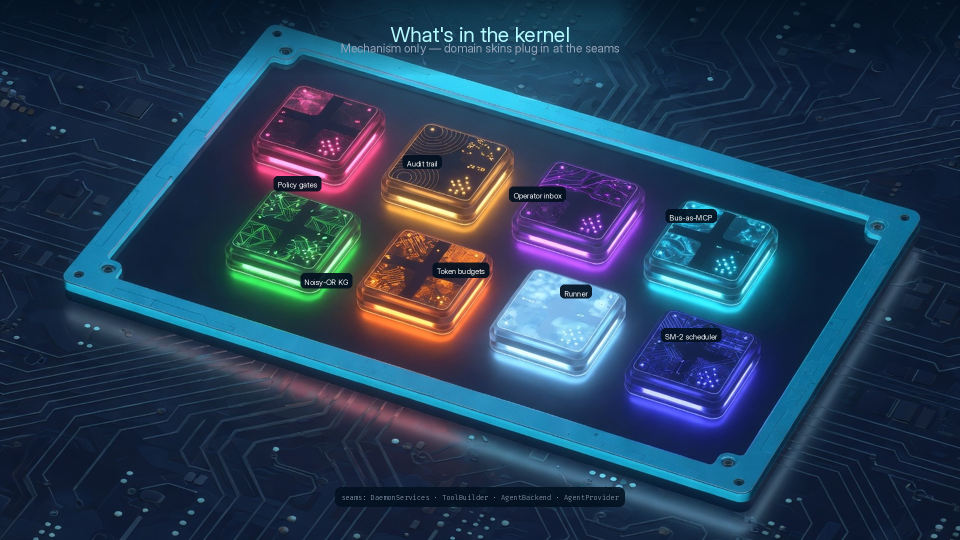
#> input picture imgs/kernel-components.png, 1920 x 1080 px, given in place of 3.jpg, which was not available (shown at 1/2 size)
$ python _gen_all.py
#> lines starting #> are read from the running program, lines starting #| are printed output that depends on the picture; pictures that were not available may be replaced by others from this repository, and a replacement may not be noted
#!/usr/bin/env python3
"""Generate high-def README assets for salient-core.

Atmospheric bases come from Imagine; text and diagrams are code-rendered so
labels stay exact and match the README (control ladder, 31 tools, etc.).
"""
from __future__ import annotations

from pathlib import Path

from PIL import Image, ImageDraw, ImageFilter, ImageFont

ROOT = Path(__file__).resolve().parent
SESS = Path(
    "/home/jon/.grok/sessions/"
    "%2Fhome%2Fjon%2Fdata%2FProjects%2Fsalient-core-public/"
    "019fae5c-458a-7af1-81bb-a6685805beb8/images"
)

# Prefer Inter VF from the design system; fall back to Noto.
INTER = Path(
    "/home/jon/.claude/skills/salient-tutor-design/assets/fonts/Inter-VF.ttf"
)
FIRA = Path(
    "/home/jon/.claude/skills/salient-tutor-design/assets/fonts/FiraCode-VF.ttf"
)
NOTO_BOLD = "/usr/share/fonts/noto/NotoSans-Bold.ttf"
NOTO_REG = "/usr/share/fonts/noto/NotoSans-Regular.ttf"
NOTO_MED = "/usr/share/fonts/noto/NotoSans-Medium.ttf"
NOTO_MONO = "/usr/share/fonts/noto/NotoSansMono-Regular.ttf"

# Palette — navy + cyan bus glow (matches brand of the hero art)
NAVY_BG = (2, 16, 31)
NAVY_PANEL = (8, 28, 48)
NAVY_CARD = (12, 36, 58)
NAVY_SOFT = (18, 42, 68)
NAVY_LINE = (10, 32, 52)
CYAN = (68, 245, 255)
CYAN_BRIGHT = (180, 250, 255)
CYAN_DIM = (40, 120, 140)
CYAN_DEEP = (24, 60, 88)
SLATE_200 = (226, 232, 240)
SLATE_300 = (203, 213, 225)
SLATE_400 = (148, 163, 184)
SLATE_500 = (100, 116, 139)
WHITE = (255, 255, 255)
EMERALD = (52, 211, 153)
EMERALD_DIM = (16, 120, 90)
AMBER = (251, 191, 36)
ROSE = (251, 113, 133)
VIOLET = (167, 139, 250)
ORANGE = (251, 146, 60)
SKY = (56, 189, 248)
INDIGO = (129, 140, 248)

SCALE = 2  # 2× retina diagrams
W0 = 1100  # logical width; actual = W0 * SCALE


def font(kind: str, size: int) -> ImageFont.FreeTypeFont:
    """Load a face. kind: bold|reg|med|mono."""
    size = max(1, int(size * SCALE))
    if kind == "mono":
        path = str(FIRA) if FIRA.exists() else NOTO_MONO
        try:
            return ImageFont.truetype(path, size)
        except OSError:
            return ImageFont.truetype(NOTO_MONO, size)
    if INTER.exists():
        # Inter VF: weight via variation if available
        f = ImageFont.truetype(str(INTER), size)
        weight = {"bold": 700, "med": 550, "reg": 400}.get(kind, 400)
        try:
            f.set_variation_by_axes([weight])
        except Exception:
            pass
        return f
    path = {"bold": NOTO_BOLD, "med": NOTO_MED, "reg": NOTO_REG}[kind]
    return ImageFont.truetype(path, size)


def tw(draw: ImageDraw.ImageDraw, text: str, f: ImageFont.FreeTypeFont) -> int:
    b = draw.textbbox((0, 0), text, font=f)
    return b[2] - b[0]


def th(draw: ImageDraw.ImageDraw, text: str, f: ImageFont.FreeTypeFont) -> int:
    b = draw.textbbox((0, 0), text, font=f)
    return b[3] - b[1]


def center_text(
    draw: ImageDraw.ImageDraw,
    xy: tuple[float, float],
    text: str,
    f: ImageFont.FreeTypeFont,
    fill: tuple[int, int, int],
) -> None:
    draw.text(
        (xy[0] - tw(draw, text, f) / 2, xy[1] - th(draw, text, f) / 2),
        text,
        font=f,
        fill=fill,
    )


# [8 lines left out: function left_text, not called in this run]


def s(n: float) -> int:
    """Scale a logical coordinate."""
    return int(n * SCALE)


# [11 lines left out: function rr, not called in this run]


def card(
    draw: ImageDraw.ImageDraw,
    box: tuple[int, int, int, int],
    accent: tuple[int, int, int],
    radius: int = 14,
    width: int = 2,
    fill: tuple[int, int, int] = NAVY_CARD,
) -> None:
    draw.rounded_rectangle(box, radius=radius, fill=fill, outline=accent, width=width)


def grid_bg(draw: ImageDraw.ImageDraw, w: int, h: int) -> None:
    step = s(40)
    for x in range(0, w, step):
        draw.line([(x, 0), (x, h)], fill=NAVY_LINE, width=1)
    for y in range(0, h, step):
        draw.line([(0, y), (w, y)], fill=NAVY_LINE, width=1)
    # soft vignette corners via sparse dots
    for x in range(s(20), w, s(80)):
        for y in range(s(20), h, s(80)):
            draw.ellipse((x - 1, y - 1, x + 1, y + 1), fill=(14, 40, 64))


def arrow_v(
    draw: ImageDraw.ImageDraw,
    x: int,
    y0: int,
    y1: int,
    color: tuple[int, int, int],
    width: int = 3,
) -> None:
    width = max(2, s(width // SCALE) if width >= 2 else width)
    width = max(2, int(3 * SCALE / 2)) if SCALE > 1 else 3
    head = s(10)
    if y1 > y0:
        draw.line([(x, y0), (x, y1 - head)], fill=color, width=width)
        draw.polygon(
            [(x, y1), (x - head // 2 - 2, y1 - head), (x + head // 2 + 2, y1 - head)],
            fill=color,
        )
    else:
        draw.line([(x, y0), (x, y1 + head)], fill=color, width=width)
        draw.polygon(
            [(x, y1), (x - head // 2 - 2, y1 + head), (x + head // 2 + 2, y1 + head)],
            fill=color,
        )


def arrow_h(
    draw: ImageDraw.ImageDraw,
    x0: int,
    x1: int,
    y: int,
    color: tuple[int, int, int],
    width: int = 3,
) -> None:
    width = max(2, int(3 * SCALE / 2))
    head = s(10)
    if x1 > x0:
        draw.line([(x0, y), (x1 - head, y)], fill=color, width=width)
        draw.polygon(
            [(x1, y), (x1 - head, y - head // 2 - 2), (x1 - head, y + head // 2 + 2)],
            fill=color,
        )
    else:
        draw.line([(x0, y), (x1 + head, y)], fill=color, width=width)
        draw.polygon(
            [(x1, y), (x1 + head, y - head // 2 - 2), (x1 + head, y + head // 2 + 2)],
            fill=color,
        )


def title_block(
    draw: ImageDraw.ImageDraw,
    cx: int,
    title: str,
    subtitle: str,
    y: int | None = None,
) -> int:
    y = s(36) if y is None else y
    f_title = font("bold", 26)
    f_sub = font("reg", 14)
    center_text(draw, (cx, y), title, f_title, CYAN_BRIGHT)
    center_text(draw, (cx, y + s(30)), subtitle, f_sub, SLATE_400)
    return y + s(58)


def accent_bar(
    draw: ImageDraw.ImageDraw,
    x: int,
    y: int,
    color: tuple[int, int, int],
    w: int = 36,
) -> None:
    draw.rounded_rectangle((x, y, x + w, y + s(4)), radius=s(2), fill=color)


# ---------------------------------------------------------------------------
# Atmospheric: social-preview, hero-bus, without-kernel
# ---------------------------------------------------------------------------
def make_social_preview() -> Path:
    """Bus crystal scene + left typography."""
    src = SESS / "3.jpg"
    # Target OG-ish 16:9 at high def
    W, H = 1920, 1080
    base = Image.open(src).convert("RGB")
#> base is the input picture: PIL image 1920x1080 RGB; mean R, G, B 38.5, 62.1, 87.2
    base = base.resize((W, H), Image.Resampling.LANCZOS)

    # Darken left third slightly so type pops
    overlay = Image.new("RGBA", (W, H), (0, 0, 0, 0))
#> overlay: PIL image 1920x1080 RGBA; every value is 0
    od = ImageDraw.Draw(overlay)
    for i in range(int(W * 0.48)):
        alpha = int(150 * (1 - i / (W * 0.48)) ** 1.4)
        od.line([(i, 0), (i, H)], fill=(2, 16, 31, alpha))
    base = Image.alpha_composite(base.convert("RGBA"), overlay).convert("RGB")

    draw = ImageDraw.Draw(base)
    left_x = int(W * 0.055)
    f_title = font("bold", 72 // SCALE)  # already *SCALE inside → ~72px at S=2? wait
    # font() multiplies by SCALE; for photo overlays we want absolute sizes
    f_title = ImageFont.truetype(
        str(INTER) if INTER.exists() else NOTO_BOLD, 92
    )
    f_tag = ImageFont.truetype(
        str(INTER) if INTER.exists() else NOTO_REG, 34
    )
    f_chip = ImageFont.truetype(
        str(FIRA) if FIRA.exists() else NOTO_MONO, 26
    )
    f_url = ImageFont.truetype(
        str(FIRA) if FIRA.exists() else NOTO_MONO, 24
    )
    try:
        f_title.set_variation_by_axes([700])
        f_tag.set_variation_by_axes([400])
    except Exception:
        pass

    title = "salient-core"
    tagline = "an agent-control kernel for multi-agent systems"
    license_ = "Apache-2.0"
    url = "github.com/baggybin/salient-core"

    # Soft glow behind title
    glow = Image.new("RGBA", (W, H), (0, 0, 0, 0))
    gd = ImageDraw.Draw(glow)
    gd.text((left_x, int(H * 0.30)), title, font=f_title, fill=(*CYAN_BRIGHT, 60))
    glow = glow.filter(ImageFilter.GaussianBlur(18))
    base = Image.alpha_composite(base.convert("RGBA"), glow).convert("RGB")
    draw = ImageDraw.Draw(base)

    draw.text((left_x, int(H * 0.30)), title, font=f_title, fill=CYAN_BRIGHT)
    draw.text((left_x, int(H * 0.48)), tagline, font=f_tag, fill=CYAN)

    chip_text = f"  {license_}  "
    # measure
    bb = draw.textbbox((0, 0), chip_text, font=f_chip)
#> bb = (0, 5, 181, 30)
    cw, ch = bb[2] - bb[0], bb[3] - bb[1]
#> cw = 181; ch = 25
    chip_y = int(H * 0.58)
    pad_x, pad_y = 10, 8
    draw.rounded_rectangle(
        (
            left_x - 2,
            chip_y - pad_y,
            left_x + cw + pad_x,
            chip_y + ch + pad_y,
        ),
        radius=14,
        fill=CYAN,
    )
    draw.text((left_x + 4, chip_y), chip_text, font=f_chip, fill=NAVY_BG)
    draw.text((left_x, int(H * 0.70)), url, font=f_url, fill=(90, 130, 160))

    out = ROOT / "social-preview.jpg"
    base.save(out, "JPEG", quality=94, optimize=True, subsampling=1)
    return out


def make_hero_bus() -> Path:
    """Control-plane metaphor — model above, kernel plane, tools/agents/op below."""
    src = SESS / "2.jpg"
    W, H = 1920, 1080
    base = Image.open(src).convert("RGB")
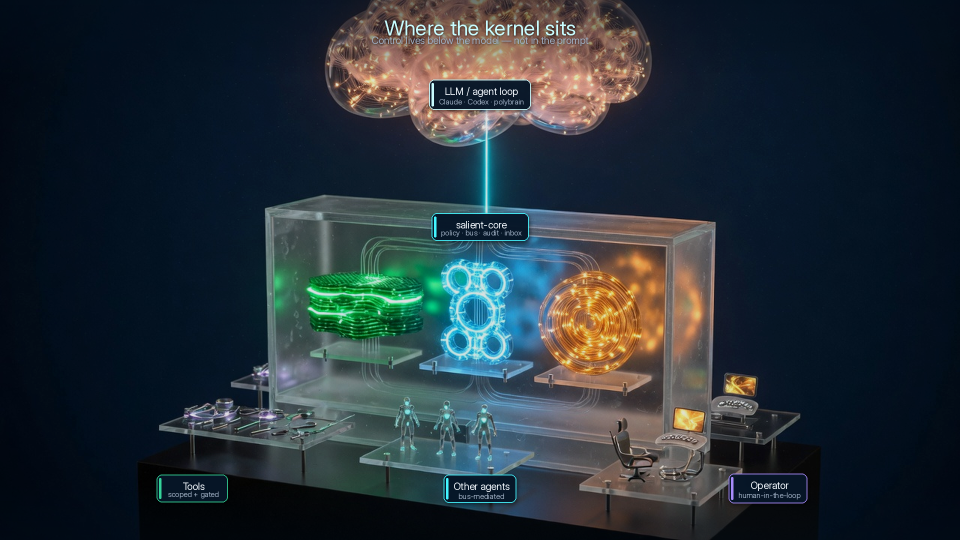
#> input picture imgs/kernel-position.png, 1920 x 1080 px, given in place of 2.jpg, which was not available (shown at 1/2 size)
#> base is the input picture: PIL image 1920x1080 RGB; mean R, G, B 37.1, 48.1, 55.2
    base = base.resize((W, H), Image.Resampling.LANCZOS)
    out = ROOT / "hero-bus.jpg"
    base.save(out, "JPEG", quality=94, optimize=True, subsampling=1)
    return out


def make_without_kernel() -> Path:
    """Chaotic mesh vs typed bus — clean captions only."""
    src = SESS / "1.jpg"
    # Upscale to 1600 square for README width
    side = 1600
    base = Image.open(src).convert("RGB")
    base = base.resize((side, side), Image.Resampling.LANCZOS)
#> base: PIL image 1600x1600 RGB
    W, H = base.size
    draw = ImageDraw.Draw(base)

    f_h = ImageFont.truetype(
        str(INTER) if INTER.exists() else NOTO_BOLD, 36
    )
    f_cap = ImageFont.truetype(
        str(INTER) if INTER.exists() else NOTO_REG, 22
    )
    try:
        f_h.set_variation_by_axes([700])
        f_cap.set_variation_by_axes([450])
    except Exception:
        pass

    # Top / bottom navy bands for readable captions
    top0, top1 = int(H * 0.0), int(H * 0.10)
    bot0, bot1 = int(H * 0.90), H
    # gradient-ish solid bands
    draw.rectangle((0, top0, W, top1), fill=NAVY_BG)
    draw.rectangle((0, bot0, W, bot1), fill=NAVY_BG)
    # soft fade into image
    fade = Image.new("RGBA", (W, H), (0, 0, 0, 0))
#> fade: PIL image 1600x1600 RGBA; every value is 0
    fd = ImageDraw.Draw(fade)
    for i in range(40):
        a = int(200 * (1 - i / 40))
        y = top1 + i
        fd.line([(0, y), (W, y)], fill=(*NAVY_BG, a))
        y2 = bot0 - i
        fd.line([(0, y2), (W, y2)], fill=(*NAVY_BG, a))
    base = Image.alpha_composite(base.convert("RGBA"), fade).convert("RGB")
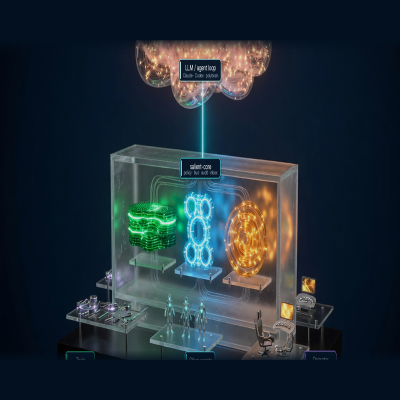
#> base: PIL image 1600x1600 RGB (shown at 1/4 size); mean R, G, B 31.3, 44.4, 53.3
    draw = ImageDraw.Draw(base)

    divider_x = W // 2
    # thin cyan divider through bands
    draw.rectangle((divider_x - 1, 0, divider_x + 1, top1 + 30), fill=CYAN_DEEP)
    draw.rectangle((divider_x - 1, bot0 - 30, divider_x + 1, H), fill=CYAN_DEEP)

    cx_l = divider_x // 2
    cx_r = divider_x + (W - divider_x) // 2
    head_y = int(H * 0.035)

    def ctext(cx, y, text, f, fill):
#> called with cx = 400, y = 56, text = 'without a kernel', fill = (226, 232, 240)
        bb = draw.textbbox((0, 0), text, font=f)
#> bb = (0, 7, 291, 34)
        draw.text((cx - (bb[2] - bb[0]) // 2, y), text, font=f, fill=fill)

    ctext(cx_l, head_y, "without a kernel", f_h, SLATE_200)
    ctext(cx_r, head_y, "with salient-core", f_h, CYAN_BRIGHT)

    cap_y = int(H * 0.93)
    cap_color = (120, 155, 185)
    ctext(cx_l, cap_y, "cycles · stalls · leaked intent", f_cap, cap_color)
    ctext(cx_r, cap_y, "typed bus · cycle detection · gates", f_cap, cap_color)

    out = ROOT / "without-kernel-comparison.png"
    base.save(out, "PNG", optimize=True)
    return out


# ---------------------------------------------------------------------------
# Diagrams
# ---------------------------------------------------------------------------
def gen_control_surfaces() -> Path:
    """Five rungs of the control ladder (README-accurate)."""
    W, H = s(W0), s(680)
    img = Image.new("RGB", (W, H), NAVY_BG)
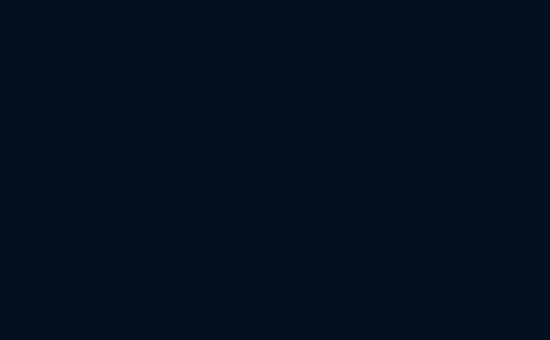
#> img: PIL image 2200x1360 RGB (shown at 1/4 size); mean R, G, B 2, 16, 31
    draw = ImageDraw.Draw(img)
    grid_bg(draw, W, H)
    cx = W // 2
    title_block(
        draw,
        cx,
        "The control ladder",
        "Five rungs under the model — none of them a prompt instruction",
    )

    # Matches README "The control ladder" table exactly
    pillars = [
        (
            "Capability",
            "What tools does this\nagent even have?",
            "one tool surface\nper agent",
            EMERALD,
        ),
        (
            "Action",
            "May it make this call\non this target?",
            "scope + safeguards\ndefault-deny",
            ROSE,
        ),
        (
            "Delegation",
            "Who is it allowed\nto talk to?",
            "typed bus · cycles\noperator approval",
            CYAN,
        ),
        (
            "Budget",
            "How much may it spend\nbefore it stops?",
            "epoch-keyed ledger\nwarn → park → interrupt",
            AMBER,
        ),
        (
            "Stop",
            "Is it actually dead,\nor just quiet?",
            "quiesce() evidence\nor unverified",
            VIOLET,
        ),
    ]

    card_w, card_h = s(190), s(280)
    gap = s(18)
    total = 5 * card_w + 4 * gap
    x0 = (W - total) // 2
    y0 = s(110)
    f_num = font("bold", 18)
    f_title = font("bold", 16)
    f_q = font("reg", 12)
    f_a = font("med", 12)

    for i, (title, question, answer, accent) in enumerate(pillars):
        x = x0 + i * (card_w + gap)
        card(draw, (x, y0, x + card_w, y0 + card_h), accent, radius=s(14), width=s(2))
        # number chip
        chip = (x + s(14), y0 + s(14), x + s(48), y0 + s(48))
        draw.rounded_rectangle(chip, radius=s(8), fill=NAVY_SOFT, outline=accent, width=s(2))
        center_text(draw, (x + s(31), y0 + s(31)), str(i + 1), f_num, accent)
        center_text(draw, (x + card_w / 2, y0 + s(70)), title, f_title, WHITE)
        draw.line(
            [(x + s(28), y0 + s(90)), (x + card_w - s(28), y0 + s(90))],
            fill=accent,
            width=s(2),
        )
        # operator question
        for j, line in enumerate(question.split("\n")):
            center_text(
                draw, (x + card_w / 2, y0 + s(118) + j * s(18)), line, f_q, SLATE_400
            )
        # mechanism answer
        draw.line(
            [(x + s(36), y0 + s(168)), (x + card_w - s(36), y0 + s(168))],
            fill=CYAN_DEEP,
            width=1,
        )
        for j, line in enumerate(answer.split("\n")):
            center_text(
                draw, (x + card_w / 2, y0 + s(196) + j * s(18)), line, f_a, accent
            )

    # footer
    fy = y0 + card_h + s(28)
    draw.rounded_rectangle(
        (s(70), fy, W - s(70), fy + s(120)),
        radius=s(16),
        fill=NAVY_PANEL,
        outline=CYAN_DEEP,
        width=s(2),
    )
    f_h = font("bold", 16)
    f_p = font("reg", 14)
    center_text(draw, (cx, fy + s(32)), "Why below the model?", f_h, CYAN)
    lines = [
        "Prompts can be ignored. Confused or manipulated agents can talk themselves past safety text.",
        "Gates, budgets, and quiesce sit under the loop — a denied call never runs, and a stop is only a stop",
        "when you can point at the dead subprocess (or the kernel says unverified).",
    ]
    for j, line in enumerate(lines):
        center_text(draw, (cx, fy + s(62) + j * s(20)), line, f_p, SLATE_400)

    out = ROOT / "control-surfaces.png"
    img.save(out, "PNG", optimize=True)
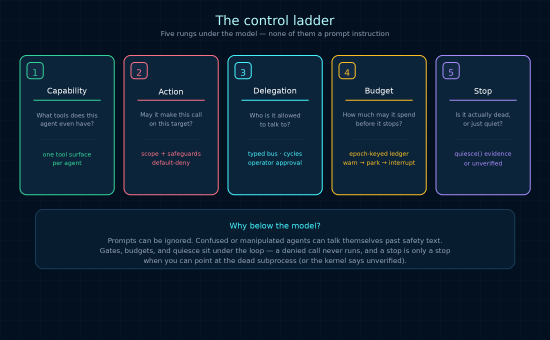
#> saved as control-surfaces.png: PIL image 2200x1360 RGB (shown at 1/4 size); mean R, G, B 11.8, 30.5, 48.2
    return out


def gen_policy_gate_flow() -> Path:
    W, H = s(W0), s(760)
    img = Image.new("RGB", (W, H), NAVY_BG)
#> img: PIL image 2200x1520 RGB
    draw = ImageDraw.Draw(img)
    grid_bg(draw, W, H)
    cx = W // 2
    title_block(
        draw,
        cx,
        "Policy gates — default deny",
        "Every tool invocation is classified below the model, on every transport",
    )

    f_box = font("bold", 14)
    f_sm = font("reg", 12)
    f_chip = font("med", 12)
    f_mono = font("mono", 11)

    # Five transports (README-accurate)
    sources = [
        ("SDK built-ins", SKY),
        ("Bus tools", CYAN),
        ("External MCP", VIOLET),
        ("Text commands", ORANGE),
        ("Provider runtimes", INDIGO),
    ]
    sw, sh = s(170), s(54)
    gap = s(16)
    total = 5 * sw + 4 * gap
    sx = (W - total) // 2
    y = s(108)
    for i, (label, accent) in enumerate(sources):
        x = sx + i * (sw + gap)
        card(draw, (x, y, x + sw, y + sh), accent, radius=s(10), width=s(2))
        center_text(draw, (x + sw / 2, y + sh / 2), label, f_box, WHITE)

    gate_y = y + sh + s(70)
    for i in range(5):
        x = sx + i * (sw + gap) + sw // 2
        draw.line([(x, y + sh + s(4)), (cx, gate_y - s(4))], fill=CYAN_DIM, width=s(2))

    gw, gh = s(480), s(110)
    gx0 = cx - gw // 2
    card(draw, (gx0, gate_y, gx0 + gw, gate_y + gh), CYAN, radius=s(14), width=s(3), fill=NAVY_PANEL)
    center_text(draw, (cx, gate_y + s(28)), "Scope + safeguard gates", font("bold", 17), CYAN_BRIGHT)
    center_text(
        draw,
        (cx, gate_y + s(56)),
        "transport-neutral  ·  capability ≠ authorization",
        f_sm,
        SLATE_400,
    )
    center_text(
        draw,
        (cx, gate_y + s(82)),
        "unclassified tools fail closed",
        f_mono,
        ROSE,
    )

    # Allow / Deny
    split_y = gate_y + gh + s(18)
    arrow_v(draw, cx - s(180), gate_y + gh + s(2), split_y + s(40), EMERALD)
    arrow_v(draw, cx + s(180), gate_y + gh + s(2), split_y + s(40), ROSE)

    allow = (cx - s(320), split_y + s(48), cx - s(40), split_y + s(150))
    deny = (cx + s(40), split_y + s(48), cx + s(320), split_y + s(150))
    card(draw, allow, EMERALD, radius=s(12), width=s(2))
    card(draw, deny, ROSE, radius=s(12), width=s(2))
    center_text(draw, ((allow[0] + allow[2]) / 2, split_y + s(78)), "ALLOW", font("bold", 18), EMERALD)
    center_text(
        draw,
        ((allow[0] + allow[2]) / 2, split_y + s(112)),
        "tool executes  ·  I/O audited",
        f_sm,
        SLATE_400,
    )
    center_text(draw, ((deny[0] + deny[2]) / 2, split_y + s(78)), "DENY", font("bold", 18), ROSE)
    center_text(
        draw,
        ((deny[0] + deny[2]) / 2, split_y + s(112)),
        "never runs  ·  denial recorded",
        f_sm,
        SLATE_400,
    )

    # Staged trust strip
    strip_y = split_y + s(180)
    draw.rounded_rectangle(
        (s(90), strip_y, W - s(90), strip_y + s(130)),
        radius=s(14),
        fill=NAVY_PANEL,
        outline=VIOLET,
        width=s(2),
    )
    center_text(
        draw,
        (cx, strip_y + s(28)),
        "Staged trust: shadow, then enforce",
        font("bold", 15),
        VIOLET,
    )
    s1 = (s(130), strip_y + s(52), s(500), strip_y + s(110))
    s2 = (s(600), strip_y + s(52), s(970), strip_y + s(110))
    card(draw, s1, AMBER, radius=s(10), width=s(2))
    card(draw, s2, EMERALD, radius=s(10), width=s(2))
    center_text(draw, ((s1[0] + s1[2]) / 2, strip_y + s(70)), "1. Shadow mode", f_chip, AMBER)
    center_text(
        draw,
        ((s1[0] + s1[2]) / 2, strip_y + s(94)),
        "record would-deny, still permit",
        f_sm,
        SLATE_400,
    )
    center_text(draw, ((s2[0] + s2[2]) / 2, strip_y + s(70)), "2. Enforce mode", f_chip, EMERALD)
    center_text(
        draw,
        ((s2[0] + s2[2]) / 2, strip_y + s(94)),
        "enforce_builtin_policy: true",
        f_mono,
        SLATE_400,
    )
    arrow_h(draw, s(510), s(590), strip_y + s(82), CYAN_DIM)

    out = ROOT / "policy-gate-flow.png"
    img.save(out, "PNG", optimize=True)
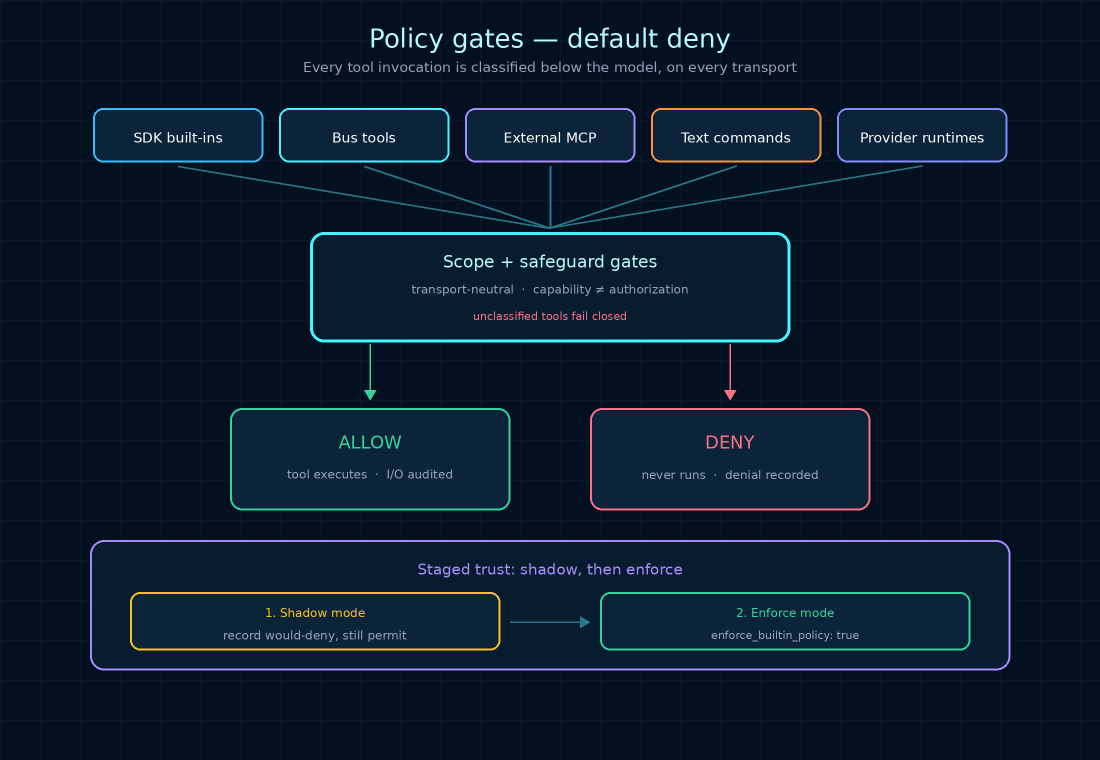
#> saved as policy-gate-flow.png: PIL image 2200x1520 RGB (shown at 1/2 size); mean R, G, B 9.6, 27.1, 44
    return out


def gen_delegation_flow() -> Path:
    W, H = s(W0), s(800)
    img = Image.new("RGB", (W, H), NAVY_BG)
#> img: PIL image 2200x1600 RGB
    draw = ImageDraw.Draw(img)
    grid_bg(draw, W, H)
#> (the rest of the program and of its run is left out)
